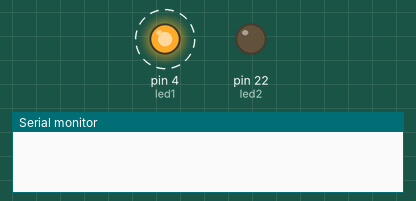
Recording of a sketch running on a simulated Arduino Mega 2560, built with avr-gcc and run on an emulated ATmega2560. Parts: output pins drawn as LEDs (lit = HIGH), the last lines printed to the serial monitor. Dashed ring = blinking. At 10.0 s the program stops and its outputs stay as they are.

Above: at 0.1 s.
At 10.1 s:
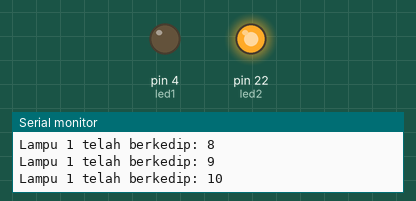
Timing chart, 0 to 11.5 s (numbered marks = the images above):
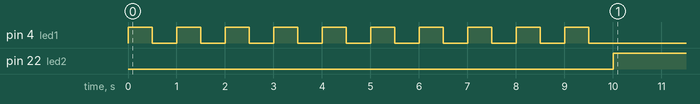

Measured:
- by itself, pin 4 (led1): alternates HIGH for 0.50 s and LOW for 0.50 s, 20 changes in all, then stays LOW
- by itself, pin 22 (led2): LOW → HIGH at 10.0 s

The sketch:

SoalBonus.ino
```cpp
int led1 = 4;
int led2 = 22;

void setup() {
  Serial.begin(115200);
  pinMode(led1, OUTPUT);
  pinMode(led2, OUTPUT);
}

void loop() {
  for(int i = 0; i < 10; i++){
    digitalWrite (led1, HIGH);
    delay(500);
    digitalWrite (led1, LOW);
    delay(500);

    Serial.print("Lampu 1 telah berkedip: ");
    Serial.println(i + 1);
  }
  digitalWrite(led1, LOW);

  while(1) {
    digitalWrite(led2, HIGH);
  }
}
```
